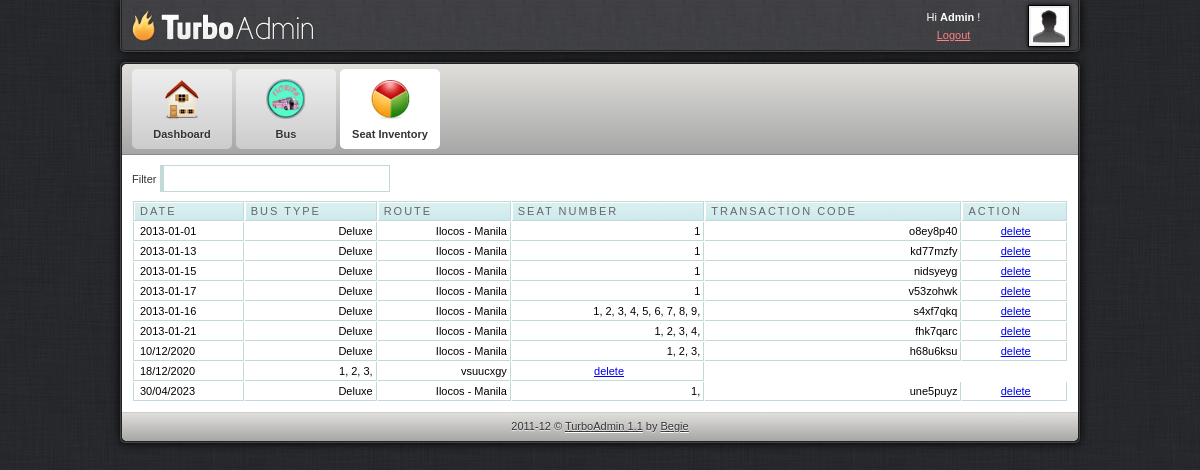
Page /admin/setinventory.php (signed in) on the committed database.
### tables this page shows
CREATE TABLE `reserve` (
  `id` int(11) NOT NULL,
  `date` varchar(11) NOT NULL,
  `bus` varchar(11) NOT NULL,
  `seat_reserve` varchar(11) NOT NULL,
  `transactionnum` varchar(10) NOT NULL,
  `seat` varchar(100) NOT NULL
);

CREATE TABLE `route` (
  `id` int(11) NOT NULL,
  `route` varchar(300) NOT NULL,
  `price` varchar(30) NOT NULL,
  `numseats` int(30) NOT NULL,
  `type` varchar(300) NOT NULL,
  `time` time NOT NULL,
  `zone` varchar(15) NOT NULL
);

### admin/setinventory.php (the view, shortened to what this page needs)
<html>
<head>
<link href="css/style.css" rel="stylesheet" type="text/css" />
<link rel="stylesheet" href="febe/style.css" type="text/css" media="screen" charset="utf-8">
<link href="src/facebox.css" media="screen" rel="stylesheet" type="text/css" />
</head>
<body>
	<div id="container">
		<div id="adminbar-outer" class="radius-bottom">
			<div id="adminbar" class="radius-bottom">
				<a id="logo" href="dashboard.php"></a>
				<div id="details">
					<a class="avatar" href="javascript: void(0)">
					<img width="36" height="36" alt="avatar" src="img/avatar.jpg">
					</a>
					<div class="tcenter">
					Hi
					<strong>Admin</strong>
					!
					<br>
					<a class="alightred" href="../index.php">Logout</a>
					</div>
				</div>
			</div>
		</div>
		<div id="panel-outer" class="radius" style="opacity: 1;">
			<div id="panel" class="radius">
				<ul class="radius-top clearfix" id="main-menu">
					<li>
						<a href="dashboard.php">
							<img alt="Dashboard" src="img/m-dashboard.png">
							<span>Dashboard</span>
						</a>
					</li>
					<li>
						<a href="route.php">
							<img alt="Statistics" src="img/m-custom.png">
							<span>Bus</span>
						</a>
					</li>
					<li>
						<a class="active" href="setinventory.php">
							<img alt="Statistics" src="img/m-statistics.png">
							<span>Seat Inventory</span>
						</a>
					</li>
				</ul>
				<div id="content" class="clearfix">
					<label for="filter">Filter</label> <input type="text" name="filter" value="" id="filter" />
					<table cellpadding="1" cellspacing="1" id="resultTable">
						<thead>
							<tr>
								<th  style="border-left: 1px solid #C1DAD7"> Date </th>
								<th> Bus Type </th>
								<th> Route </th>
								<th> Seat Number </th>
								<th> Transaction Code </th>
								<th> Action </th>
							</tr>
						</thead>
						<tbody>
						<?php
							include('../db.php');
							$result = mysqli_query($conn,"SELECT * FROM reserve");
							while($row = mysqli_fetch_array($result))
								{
									echo '<tr class="record">';
									echo '<td style="border-left: 1px solid #C1DAD7;">'.$row['date'].'</td>';
									$rrad=$row['bus'];
									$results = mysqli_query($conn,"SELECT * FROM route WHERE id='$rrad'");
									while($rows = mysqli_fetch_array($results))
										{
									echo '<td><div align="right">'.$rows['type'].'</div></td>';
									echo '<td><div align="right">'.$rows['route'].'</div></td>';
										}
									echo '<td><div align="right">'.$row['seat'].'</div></td>';
									echo '<td><div align="right">'.$row['transactionnum'].'</div></td>';
									echo '<td><div align="center"><a href="#" id="'.$row['id'].'" class="delbutton" title="Click To Delete">delete</a></div></td>';
									echo '</tr>';
								}
							?>
						</tbody>
					</table>
				</div>
				<div id="footer" class="radius-bottom">
					2011-12 ©
					<a class="afooter-link" href="">TurboAdmin 1.1</a>
					by
					<a class="afooter-link" href="">Begie</a>
				</div>
			</div>
		</div>
	</div>
</body>
</html>

### admin/css/style.css (style rules this page uses)
html, body { background: url("../img/bg.jpg") repeat scroll 0 0 #333333; color: #333333; font-family: Arial,Helvetica,sans-serif; font-size: 11px; line-height: 1.6; margin:0; }
#container { margin: 0 auto; width: 960px; }
#login-container-outer, #container #adminbar-outer, #container #panel-outer { border: 1px solid #444444; box-shadow: 0 0 10px #000000; }
#container #adminbar-outer { background: none repeat scroll 0 0 #403F44; border-top: medium none; margin: 0 0 10px; }
.radius-bottom { border-bottom-left-radius: 5px; border-bottom-right-radius: 5px; }
#login-container, #container #adminbar, #container #panel { border: 1px solid #222222; }
#container #adminbar { background: url("../img/alter-bg.jpg") repeat scroll left top transparent; border-top: medium none; height: 50px; }
.clearfix { clear:both; }
#container #adminbar a#logo { background: url("../img/logo.png") no-repeat scroll left top transparent; display: block; float: left; height: 50px; width: 200px; }
#container #adminbar #details { color: #FFFFFF; float: right; height: 34px; line-height: 18px; padding: 8px; width: 184px; }
#container #adminbar #details a.avatar { background-color: #EEEEEE; border: 1px solid #000000; box-shadow: 0 0 4px #000000; display: block; float: right; height: 36px; margin: -3px 0 0 7px; padding: 2px; width: 36px; }
.tcenter { text-align: center; }
a.alightred { color: #FF8181; }
.radius { border-radius: 5px 5px 5px 5px; }
#container #panel ul#main-menu, #container #panel #footer, #login-extra { background-color: #D5D5D5; background-image: linear-gradient(#E0DFDB, #A6A6A6); }
ul#main-menu { border-bottom: 1px solid #888888; list-style: none outside none; margin: 0; padding: 0 10px; }
.radius-top { border-top-left-radius: 5px; border-top-right-radius: 5px; }
ul#main-menu li { float: left; margin: 5px 4px 5px 0; }
ul#main-menu li a.active { background: none repeat scroll 0 0 #FFFFFF; text-shadow: 0 1px 1px #FFFFFF; }
ul#main-menu li a { background: linear-gradient(#EEEEEE, #CCCCCC) repeat scroll 0 0 #EEEEEE; border-radius: 5px 5px 5px 5px; color: #333333; display: block; font-weight: bold; height: 80px; line-height: 1px; position: relative; text-align: center; text-shadow: 0 1px 1px #EEEEEE; width: 100px; text-decoration:none; }
ul#main-menu li a img { height: 40px; padding: 10px 15px 5px; width: 40px; }
ul#main-menu li a span { display: block; line-height: 20px; padding: 0 0 5px; }
#container #content { padding: 10px; background-color:#ffffff; }
#container #footer { border-top: 1px solid #CCCCCC; color: #333333; margin: 0; padding: 5px; text-align: center; text-shadow: 0 1px 1px #EEEEEE; }
a.afooter-link { color: #333333; text-shadow: 0 1px 1px #FFFFFF; }

### admin/febe/style.css (style rules this page uses)
#resultTable { background-color: white; margin-top: 8px; width: 100%; color:#000000; }
#resultTable th.sortable { background: url("bg_header.jpg") no-repeat scroll 0 0 #CAE8EA; border-bottom: 1px solid #C1DAD7; border-right: 1px solid #C1DAD7; border-top: 1px solid #C1DAD7; color: #4F6B72; font: normal 11px "Trebuchet MS",Verdana,Arial,Helvetica,sans-serif; letter-spacing: 2px; padding: 3px 3px 3px 6px; text-align: left; text-transform: uppercase; color: #666; cursor: pointer; text-decoration: none; }
#resultTable th { background: url("bg_header.jpg") no-repeat scroll 0 0 #CAE8EA; border-bottom: 1px solid #C1DAD7; border-right: 1px solid #C1DAD7; border-top: 1px solid #C1DAD7; color: #4F6B72; font: normal 11px "Trebuchet MS",Verdana,Arial,Helvetica,sans-serif; letter-spacing: 2px; padding: 3px 3px 3px 6px; text-align: left; text-transform: uppercase; color: #666; cursor: pointer; text-decoration: none; }
#resultTable td { border-bottom: 1px solid #C1DAD7; border-right: 1px solid #C1DAD7; padding: 3px 3px 3px 6px; font: normal 11px "Trebuchet MS",Verdana,Arial,Helvetica,sans-serif; }
#resultTable td.odd { font: normal 11px "Trebuchet MS",Verdana,Arial,Helvetica,sans-serif; }
#filter { width: 230px; border: 1px solid #C1DAD7; border-left: 4px solid #C1DAD7; padding:5px; background-image:url('../images/filter.gif'); background-repeat:no-repeat; background-position: 3px 5px; padding-left:20px; }
.clearfix { clear:both; }

### rows in the picture
reserve: date "2013-01-01", seat "1", transactionnum "o8ey8p40"
route: type "Deluxe", route "Ilocos - Manila"
reserve: date "2013-01-13", seat "1", transactionnum "kd77mzfy"
reserve: date "2013-01-15", seat "1", transactionnum "nidsyeyg"
reserve: date "2013-01-17", seat "1", transactionnum "v53zohwk"
reserve: date "2013-01-16", seat "1, 2, 3, 4, 5, 6, 7, 8, 9,", transactionnum "s4xf7qkq"
reserve: date "2013-01-21", seat "1, 2, 3, 4,", transactionnum "fhk7qarc"
reserve: date "10/12/2020", seat "1, 2, 3,", transactionnum "h68u6ksu"
reserve: date "18/12/2020", seat "1, 2, 3,", transactionnum "vsuucxgy"
reserve: date "30/04/2023", seat "1,", transactionnum "une5puyz"
